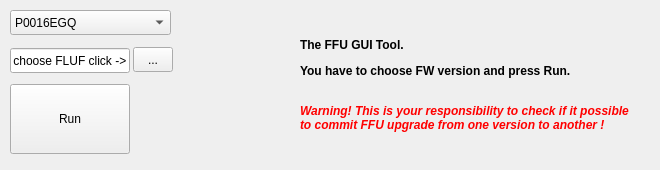
                            <widget class="QWidget" name="tabFFU">
                                <attribute name="icon">
                                    <iconset>
                                        <normaloff>../../Box Sync/gt/EasyQA/icons/016.png</normaloff>../../Box
                                        Sync/gt/EasyQA/icons/016.png
                                    </iconset>
                                </attribute>
                                <attribute name="title">
                                    <string>FFU</string>
                                </attribute>
                                <widget class="QComboBox" name="comboBoxFFU">
                                    <property name="geometry">
                                        <rect>
                                            <x>10</x>
                                            <y>10</y>
                                            <width>161</width>
                                            <height>25</height>
                                        </rect>
                                    </property>
                                    <item>
                                        <property name="text">
                                            <string>P0016EGQ</string>
                                        </property>
                                    </item>
                                    <item>
                                        <property name="text">
                                            <string>P0014EGQ</string>
                                        </property>
                                    </item>
                                </widget>
                                <widget class="QLabel" name="lblFFU_Info">
                                    <property name="geometry">
                                        <rect>
                                            <x>300</x>
                                            <y>10</y>
                                            <width>351</width>
                                            <height>151</height>
                                        </rect>
                                    </property>
                                    <property name="text">
                                        <string>&lt;html&gt;&lt;head/&gt;&lt;body&gt;&lt;p&gt;&lt;img src=&quot;:/sources/sources/FAQ.png&quot;/&gt;&lt;span
                                            style=&quot; font-weight:600;&quot;&gt;The FFU GUI Tool. &lt;/span&gt;&lt;/p&gt;&lt;p&gt;&lt;span
                                            style=&quot; font-weight:600;&quot;&gt;You have to choose FW version and
                                            press Run.&lt;br/&gt;&lt;/span&gt;&lt;/p&gt;&lt;p&gt;&lt;span style=&quot;
                                            font-weight:600; font-style:italic; color:#ff0000;&quot;&gt;Warning! This is
                                            your responsibility to check if it possible &lt;br/&gt;to commit FFU upgrade
                                            from one version to another !&lt;/span&gt;&lt;/p&gt;&lt;/body&gt;&lt;/html&gt;
                                        </string>
                                    </property>
                                </widget>
                                <widget class="QPushButton" name="btnFFU_Run">
                                    <property name="geometry">
                                        <rect>
                                            <x>10</x>
                                            <y>84</y>
                                            <width>120</width>
                                            <height>70</height>
                                        </rect>
                                    </property>
                                    <property name="text">
                                        <string>Run</string>
                                    </property>
                                    <property name="icon">
                                        <iconset resource="../../Box Sync/gt/EasyQA/resource.qrc">
                                            <normaloff>:/sources/sources/Installing Updates.png</normaloff>
                                            :/sources/sources/Installing Updates.png
                                        </iconset>
                                    </property>
                                    <property name="iconSize">
                                        <size>
                                            <width>32</width>
                                            <height>32</height>
                                        </size>
                                    </property>
                                </widget>
                                <widget class="QLineEdit" name="txtFlufPath">
                                    <property name="geometry">
                                        <rect>
                                            <x>10</x>
                                            <y>48</y>
                                            <width>120</width>
                                            <height>25</height>
                                        </rect>
                                    </property>
                                    <property name="text">
                                        <string>to choose FLUF click -&gt;</string>
                                    </property>
                                </widget>
                                <widget class="QToolButton" name="btnFindFlufFile">
                                    <property name="geometry">
                                        <rect>
                                            <x>133</x>
                                            <y>47</y>
                                            <width>40</width>
                                            <height>25</height>
                                        </rect>
                                    </property>
                                    <property name="text">
                                        <string>...</string>
                                    </property>
                                    <property name="icon">
                                        <iconset resource="../../Box Sync/gt/EasyQA/resource.qrc">
                                            <normaloff>:/sources/sources/Show Password.png</normaloff>
                                            :/sources/sources/Show Password.png
                                        </iconset>
                                    </property>
                                </widget>
                            </widget>
